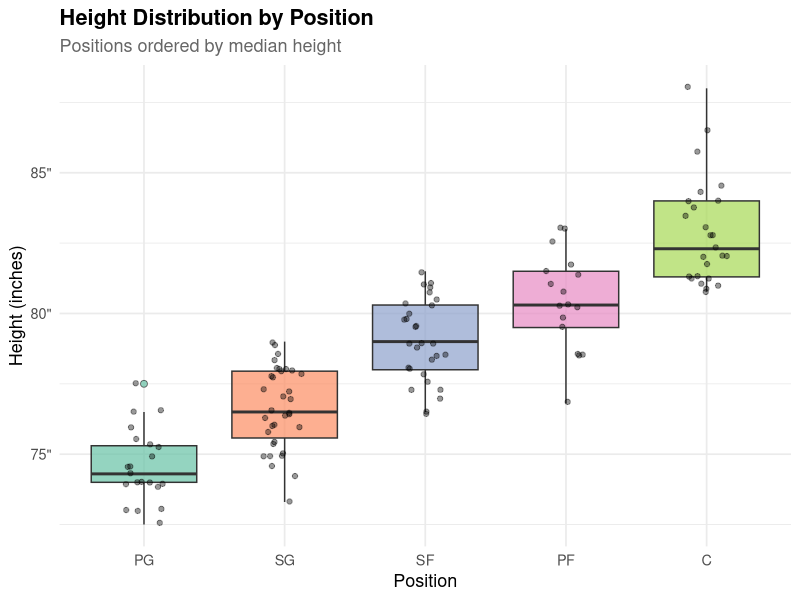
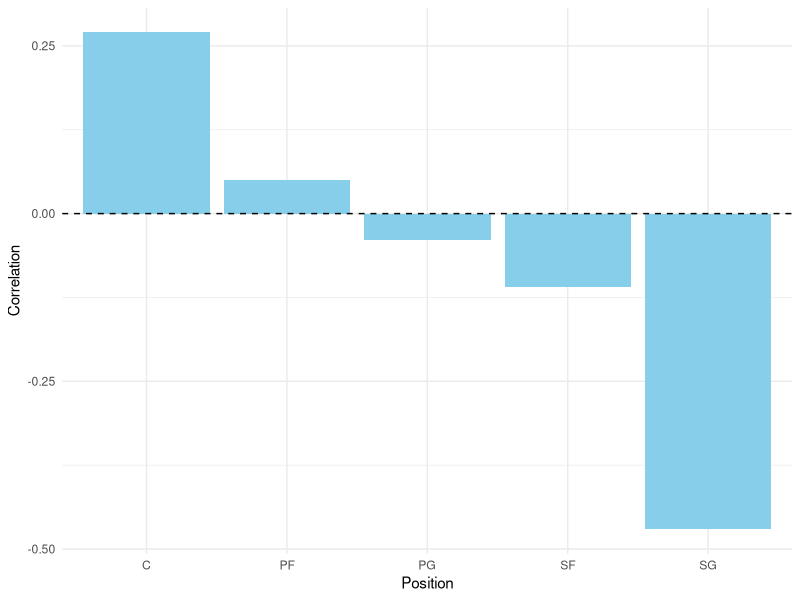
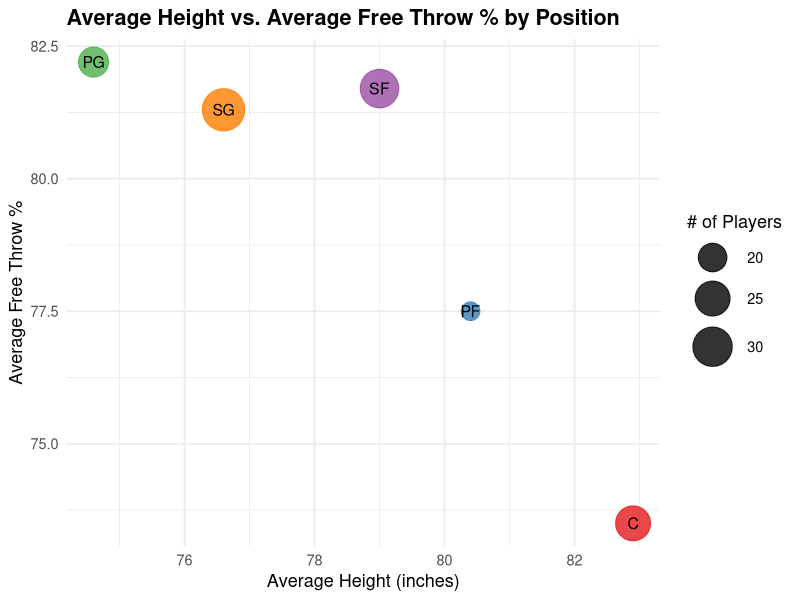

The R source for these figures, in order:
## ---- chunk 1
#| echo: false
#| warning: false
#| message: false

# Tidyverse Style Guide

# Step 1: Load packages
library(ggplot2)
library(dplyr)
library(readr)
library(ggrepel)
library(knitr)
library(kableExtra)

# Step 2: Load and tidy the data
df <- read_csv("NBAPlayerStats.csv") |>
  rename(
    ft_pct = `FT%`,
    height = `Height (in)`
  ) |>
  mutate(
    ft_pct = as.numeric(gsub("%", "", ft_pct))
  )

# Step 3: Summarize average height and FT% per position
position_summary <- df |>
  group_by(Position) |>
  summarise(
    avg_height = mean(height, na.rm = TRUE),
    avg_ft_pct = mean(ft_pct, na.rm = TRUE),
    count      = n()
  )

# Plot for height distribution by position
df |>
  mutate(Position = reorder(Position, height)) |>
  ggplot(aes(x = Position, y = height, fill = Position)) +
  geom_boxplot(alpha = 0.7, outlier.shape = 21, outlier.size = 2) +
  geom_jitter(width = 0.15, alpha = 0.4, size = 1.5) +
  scale_fill_brewer(palette = "Set2") +
  scale_y_continuous(labels = function(x) paste0(x, '"')) +
  labs(
    title    = "Height Distribution by Position",
    subtitle = "Positions ordered by median height",
    x        = "Position",
    y        = "Height (inches)"
  ) +
  theme_minimal(base_size = 13) +
  theme(
    plot.title      = element_text(face = "bold"),
    plot.subtitle   = element_text(color = "grey40"),
    legend.position = "none"
  )

# Table for height summary by position
df |>
  group_by(Position) |>
  summarise(
    `Player Count`       = n(),
    `Avg Height (in)`    = round(mean(height, na.rm = TRUE), 1),
    `Median Height (in)` = round(median(height, na.rm = TRUE), 1),
    `Min Height (in)`    = round(min(height, na.rm = TRUE), 1),
    `Max Height (in)`    = round(max(height, na.rm = TRUE), 1)
  ) |>
  arrange(desc(`Avg Height (in)`)) |>
  kable(
    caption = "Height Summary by Position for Players Who Shot At Least 150 FT's (tallest to shortest)",
    align   = c("l", "c", "c", "c", "c", "c")
  ) |>
  kable_styling(
    bootstrap_options = c("striped", "hover", "condensed"),
    full_width        = FALSE
  )
## ---- chunk 2
library(tidyverse)
library(knitr)

nba_raw <- read_csv("NBAPlayerStats.csv")

nba_clean <- nba_raw |>
  rename(
    position = Position,
    ft_percent = `FT%`,
    height_in = `Height (in)`
  ) |>
  mutate(
    ft_percent = as.numeric(str_remove(ft_percent, "%")),
    height_in = as.numeric(height_in)
  )

position_corr <- nba_clean |>
  group_by(position) |>
  summarise(
    correlation = round(cor(height_in, ft_percent, use = "complete.obs"), 2),
    avg_ft = round(mean(ft_percent, na.rm = TRUE), 1),
    avg_height = round(mean(height_in, na.rm = TRUE), 1),
    n_players = n(),
    .groups = "drop"
  )
## ---- chunk 3
#| label: fig-connor
#| fig-cap: "Correlation between height and free throw percentage by position."
#| fig-alt: "Bar chart showing correlation between height and free throw percentage for each NBA position."
#| fig-pos: "H"

ggplot(position_corr, aes(x = position, y = correlation)) +
  geom_col(fill = "skyblue") +
  geom_hline(yintercept = 0, linetype = "dashed") +
  labs(
    x = "Position",
    y = "Correlation"
  ) +
  theme_minimal()
## ---- chunk 4
#| label: tbl-connor
#| tbl-cap: "Correlation between height and free throw percentage by position."

kable(
  position_corr,
  col.names = c("Position", "Correlation", "Avg FT%", "Avg Height", "Players")
)
## ---- chunk 5
library(readr)
library(dplyr)
library(ggplot2)
library(knitr)

# Tidy the data
nba <- read_csv("NBAPlayerStats.csv") |>
  rename(
    ft_pct   = `FT%`,
    height   = `Height (in)`,
    position = Position
  ) |>
  mutate(
    ft_pct = as.numeric(gsub("%", "", ft_pct)),
    height = as.numeric(height)
  )

# Summarize by position
pos_summary <- nba |>
  group_by(position) |>
  summarise(
    avg_height = round(mean(height, na.rm = TRUE), 1),
    avg_ft_pct = round(mean(ft_pct,  na.rm = TRUE), 1),
    n_players  = n(),
    .groups = "drop"
  )

#Plot-aidan — Average height vs. FT% by position
#| label: plot-aidan
#| fig-cap: "Average height vs. average FT% by position. Bubble size shows number of players in each group."

ggplot(pos_summary, aes(x = avg_height, y = avg_ft_pct,
                        size = n_players, color = position)) +
  geom_point(alpha = 0.8) +
  geom_text(aes(label = position), color = "black", size = 4, hjust = 0.5, vjust = 0.5)+  
  scale_size_continuous(range = c(6, 14), name = "# of Players") +
  scale_color_brewer(palette = "Set1", guide = "none") +
  labs(
    title = "Average Height vs. Average Free Throw % by Position",
    x = "Average Height (inches)",
    y = "Average Free Throw %"
  ) +
  theme_minimal(base_size = 13) +
  theme(
    plot.title    = element_text(face = "bold"),
    plot.subtitle = element_text(color = "grey40")
  )
## ---- chunk 6
# Table-aidan — Average height vs. FT% by position

#| label: tab-aidan
#| fig-cap: "Provides the corresponding numerical values (Position, Avg Height, Avg FT%, # of Players)."
pos_summary |>
  arrange(desc(avg_ft_pct)) |>
  kable(
    caption = "Average Height and Free Throw Percentage by Position",
    col.names = c("Position", "Avg Height (in)", "Avg Free Throw %", "# Players"),
    align = c("l", "c", "c", "c")
  )
